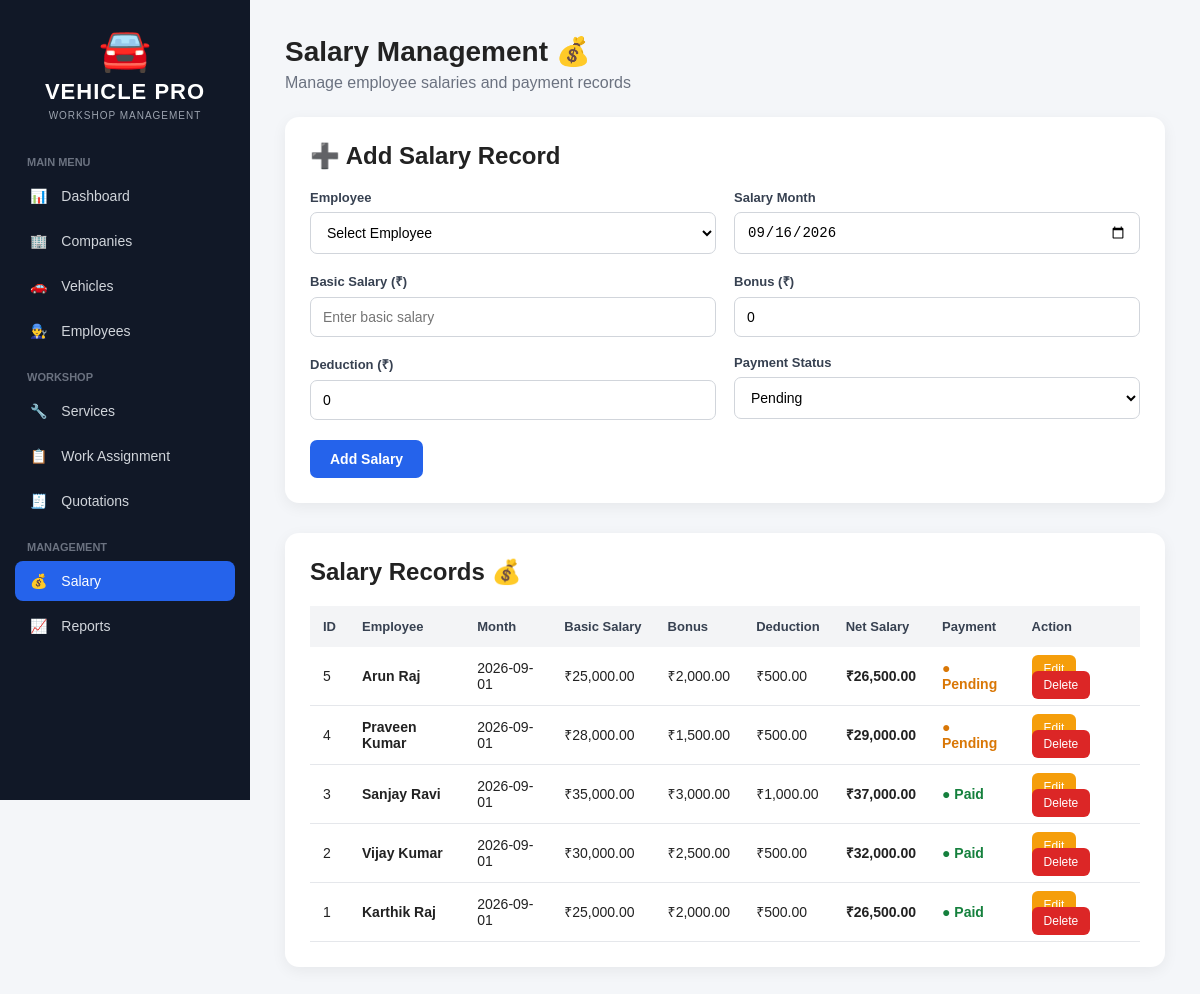
The page /salary.php on the database its author committed.
### tables this page shows
CREATE TABLE `salaries` (
  `salary_id` int NOT NULL AUTO_INCREMENT,
  `employee_id` int NOT NULL,
  `salary_month` date DEFAULT NULL,
  `basic_salary` decimal(10,2) DEFAULT NULL,
  `bonus` decimal(10,2) DEFAULT NULL,
  `deduction` decimal(10,2) DEFAULT NULL,
  `net_salary` decimal(10,2) DEFAULT NULL,
  `payment_status` varchar(30) DEFAULT NULL,
  PRIMARY KEY (`salary_id`),
  KEY `employee_id` (`employee_id`),
  CONSTRAINT `salaries_ibfk_1` FOREIGN KEY (`employee_id`) REFERENCES `employees` (`employee_id`)
);

CREATE TABLE `employees` (
  `employee_id` int NOT NULL AUTO_INCREMENT,
  `employee_name` varchar(100) NOT NULL,
  `phone` varchar(15) DEFAULT NULL,
  `job_role` varchar(50) DEFAULT NULL,
  `joining_date` date DEFAULT NULL,
  `status` varchar(30) DEFAULT NULL,
  PRIMARY KEY (`employee_id`)
);

### salary.php (the view, shortened to what this page needs)
<?php
require_once 'includes/db.php';
$edit_mode = false;
$edit_salary = null;
$salaries = $conn->query(
    "SELECT
        s.salary_id,
        s.employee_id,
        s.salary_month,
        s.basic_salary,
        s.bonus,
        s.deduction,
        s.net_salary,
        s.payment_status,
        e.employee_name
     FROM salaries s
     INNER JOIN employees e
        ON s.employee_id = e.employee_id
     ORDER BY s.salary_id DESC"
);
?>
<!DOCTYPE html>
<html lang="en">
<head>
</head>
<body>
<div class="sidebar">
    <div class="logo">
        <div class="car-icon">🚘</div>
        <h2>VEHICLE PRO</h2>
        <p>WORKSHOP MANAGEMENT</p>
    </div>
    <div class="menu-title">Main Menu</div>
    <a href="dashboard.php">
        <span>📊</span> Dashboard
    </a>
    <a href="companies.php">
        <span>🏢</span> Companies
    </a>
    <a href="vehicles.php">
        <span>🚗</span> Vehicles
    </a>
    <a href="employees.php">
        <span>👨‍🔧</span> Employees
    </a>
    <div class="menu-title">Workshop</div>
    <a href="services.php">
        <span>🔧</span> Services
    </a>
    <a href="assignments.php">
        <span>📋</span> Work Assignment
    </a>
    <a href="quotations.php">
        <span>🧾</span> Quotations
    </a>
    <div class="menu-title">Management</div>
    <a href="salary.php" class="active">
        <span>💰</span> Salary
    </a>
    <a href="reports.php">
        <span>📈</span> Reports
    </a>
</div>
<div class="main">
    <div class="header">
        <h1>Salary Management 💰</h1>
        <p>
            Manage employee salaries and payment records
        </p>
    </div>
    <div class="card">
        <h2>
            <?php
            echo $edit_mode
                ? "✏️ Edit Salary Record"
                : "➕ Add Salary Record";
            ?>
        </h2>
        <form method="POST">
            <div class="form-grid">
                <div class="form-group">
                    <label>Employee</label>
                    <select name="employee_id" required>
                        <option value="">
                            Select Employee
                        </option>
                    </select>
                </div>
                <div class="form-group">
                    <label>Salary Month</label>
                    <input
                        type="date"
                        name="salary_month"
                        required
                        value="<?php
                        echo $edit_mode
                            ? $edit_salary['salary_month']
                            : date('Y-m-d');
                        ?>"
                    >
                </div>
                <div class="form-group">
                    <label>Basic Salary (₹)</label>
                    <input
                        type="number"
                        name="basic_salary"
                        step="0.01"
                        min="0"
                        placeholder="Enter basic salary"
                        required
                        value="<?php
                        echo $edit_mode
                            ? $edit_salary['basic_salary']
                            : '';
                        ?>"
                    >
                </div>
                <div class="form-group">
                    <label>Bonus (₹)</label>
                    <input
                        type="number"
                        name="bonus"
                        step="0.01"
                        min="0"
                        value="<?php
                        echo $edit_mode
                            ? $edit_salary['bonus']
                            : '0';
                        ?>"
                    >
                </div>
                <div class="form-group">
                    <label>Deduction (₹)</label>
                    <input
                        type="number"
                        name="deduction"
                        step="0.01"
                        min="0"
                        value="<?php
                        echo $edit_mode
                            ? $edit_salary['deduction']
                            : '0';
                        ?>"
                    >
                </div>
                <div class="form-group">
                    <label>Payment Status</label>
                    <select name="payment_status">
                        <option
                            value="Pending"
                            <?php
                            if (
                                !$edit_mode ||
                                $edit_salary['payment_status']
                                == 'Pending'
                            ) echo 'selected';
                            ?>
                        >
                            Pending
                        </option>
                    </select>
                </div>
            </div>
            <div class="buttons">
                <?php if ($edit_mode): ?>
                    <button
                        type="submit"
                        name="update_salary"
                        class="btn btn-update"
                    >
                        Update Salary
                    </button>
                    <a
                        href="salary.php"
                        class="btn btn-cancel"
                    >
                        Cancel
                    </a>
                <?php else: ?>
                    <button
                        type="submit"
                        name="add_salary"
                        class="btn btn-add"
                    >
                        Add Salary
                    </button>
                <?php endif; ?>
            </div>
        </form>
    </div>
    <div class="table-card">
        <h2>Salary Records 💰</h2>
        <table>
            <thead>
                <tr>
                    <th>ID</th>
                    <th>Employee</th>
                    <th>Month</th>
                    <th>Basic Salary</th>
                    <th>Bonus</th>
                    <th>Deduction</th>
                    <th>Net Salary</th>
                    <th>Payment</th>
                    <th>Action</th>
                </tr>
            </thead>
            <tbody>
                <?php if ($salaries->num_rows > 0): ?>
                    <?php while ($row = $salaries->fetch_assoc()): ?>
                        <tr>
                            <td>
                                <?php
                                echo $row['salary_id'];
                                ?>
                            </td>
                            <td>
                                <strong>
                                    <?php
                                    echo htmlspecialchars(
                                        $row['employee_name']
                                    );
                                    ?>
                                </strong>
                            </td>
                            <td>
                                <?php
                                echo htmlspecialchars(
                                    $row['salary_month']
                                );
                                ?>
                            </td>
                            <td>
                                ₹<?php
                                echo number_format(
                                    $row['basic_salary'],
                                    2
                                );
                                ?>
                            </td>
                            <td>
                                ₹<?php
                                echo number_format(
                                    $row['bonus'],
                                    2
                                );
                                ?>
                            </td>
                            <td>
                                ₹<?php
                                echo number_format(
                                    $row['deduction'],
                                    2
                                );
                                ?>
                            </td>
                            <td>
                                <strong>
                                    ₹<?php
                                    echo number_format(
                                        $row['net_salary'],
                                        2
                                    );
                                    ?>
                                </strong>
                            </td>
                            <td>
                                <?php if (
                                    $row['payment_status']
                                    == 'Paid'
                                ): ?>
                                    <span class="paid">
                                        ● Paid
                                    </span>
                                <?php else: ?>
                                    <span class="pending">
                                        ● Pending
                                    </span>
                                <?php endif; ?>
                            </td>
                            <td>
                                <a
                                    href="salary.php?edit=<?php
                                    echo $row['salary_id'];
                                    ?>"
                                    class="edit-btn"
                                >
                                    Edit
                                </a>
                                <a
                                    href="salary.php?delete=<?php
                                    echo $row['salary_id'];
                                    ?>"
                                    class="delete-btn"
                                    onclick="return confirm('Are you sure you want to delete this salary record?');"
                                >
                                    Delete
                                </a>
                            </td>
                        </tr>
                    <?php endwhile; ?>
                <?php endif; ?>
            </tbody>
        </table>
    </div>
</div>
</body>
</html>

### salary.php (style rules this page uses)
* { box-sizing: border-box; }
body { margin: 0; font-family: Arial, Helvetica, sans-serif; background: #f4f6f9; color: #222; }
.sidebar { position: fixed; left: 0; top: 0; width: 250px; height: 100vh; background: #111827; color: white; padding: 25px 15px; }
.logo { text-align: center; margin-bottom: 35px; }
.car-icon { font-size: 42px; }
.logo h2 { margin: 5px 0; font-size: 22px; letter-spacing: 1px; }
.logo p { margin: 0; font-size: 10px; color: #9ca3af; letter-spacing: 1px; }
.menu-title { color: #6b7280; font-size: 11px; font-weight: bold; margin: 20px 12px 8px; text-transform: uppercase; }
.sidebar a { display: block; color: #d1d5db; text-decoration: none; padding: 12px 15px; margin: 5px 0; border-radius: 8px; font-size: 14px; }
.sidebar a.active { background: #2563eb; color: white; }
.sidebar a span { margin-right: 10px; }
.main { margin-left: 250px; padding: 35px; }
.header { margin-bottom: 25px; }
.header h1 { margin: 0; font-size: 28px; }
.header p { margin-top: 6px; color: #6b7280; }
.card { background: white; border-radius: 14px; padding: 25px; margin-bottom: 30px; box-shadow: 0 4px 15px rgba(0,0,0,0.06); }
.card h2 { margin-top: 0; margin-bottom: 20px; }
.form-grid { display: grid; grid-template-columns: repeat(2, 1fr); gap: 18px; }
.form-group { display: flex; flex-direction: column; }
.form-group label { font-size: 13px; font-weight: bold; margin-bottom: 7px; color: #374151; }
.form-group input, .form-group select { padding: 11px 12px; border: 1px solid #d1d5db; border-radius: 7px; font-size: 14px; outline: none; background: white; }
.buttons { margin-top: 20px; }
.btn { border: none; padding: 11px 20px; border-radius: 7px; cursor: pointer; font-size: 14px; font-weight: bold; }
.btn-add { background: #2563eb; color: white; }
.table-card { background: white; border-radius: 14px; padding: 25px; box-shadow: 0 4px 15px rgba(0,0,0,0.06); overflow-x: auto; }
.table-card h2 { margin-top: 0; }
table { width: 100%; border-collapse: collapse; margin-top: 15px; }
th { background: #f3f4f6; color: #374151; padding: 13px; text-align: left; font-size: 13px; white-space: nowrap; }
td { padding: 13px; border-bottom: 1px solid #e5e7eb; font-size: 14px; }
.edit-btn { background: #f59e0b; color: white; padding: 7px 12px; border-radius: 6px; text-decoration: none; font-size: 12px; margin-right: 5px; }
.delete-btn { background: #dc2626; color: white; padding: 7px 12px; border-radius: 6px; text-decoration: none; font-size: 12px; }
.paid { color: #15803d; font-weight: bold; }
.pending { color: #d97706; font-weight: bold; }

### rows shown on the page
salaries: salary_id "5", employee.employee_name "Arun Raj", salary_month "2026-09-01", basic_salary "25,000.00", bonus "2,000.00", deduction "500.00", net_salary "26,500.00", payment_status "● Pending"
salaries: salary_id "4", employee.employee_name "Praveen Kumar", salary_month "2026-09-01", basic_salary "28,000.00", bonus "1,500.00", deduction "500.00", net_salary "29,000.00", payment_status "● Pending"
salaries: salary_id "3", employee.employee_name "Sanjay Ravi", salary_month "2026-09-01", basic_salary "35,000.00", bonus "3,000.00", deduction "1,000.00", net_salary "37,000.00", payment_status "● Paid"
salaries: salary_id "2", employee.employee_name "Vijay Kumar", salary_month "2026-09-01", basic_salary "30,000.00", bonus "2,500.00", deduction "500.00", net_salary "32,000.00", payment_status "● Paid"
salaries: salary_id "1", employee.employee_name "Karthik Raj", salary_month "2026-09-01", basic_salary "25,000.00", bonus "2,000.00", deduction "500.00", net_salary "26,500.00", payment_status "● Paid"
